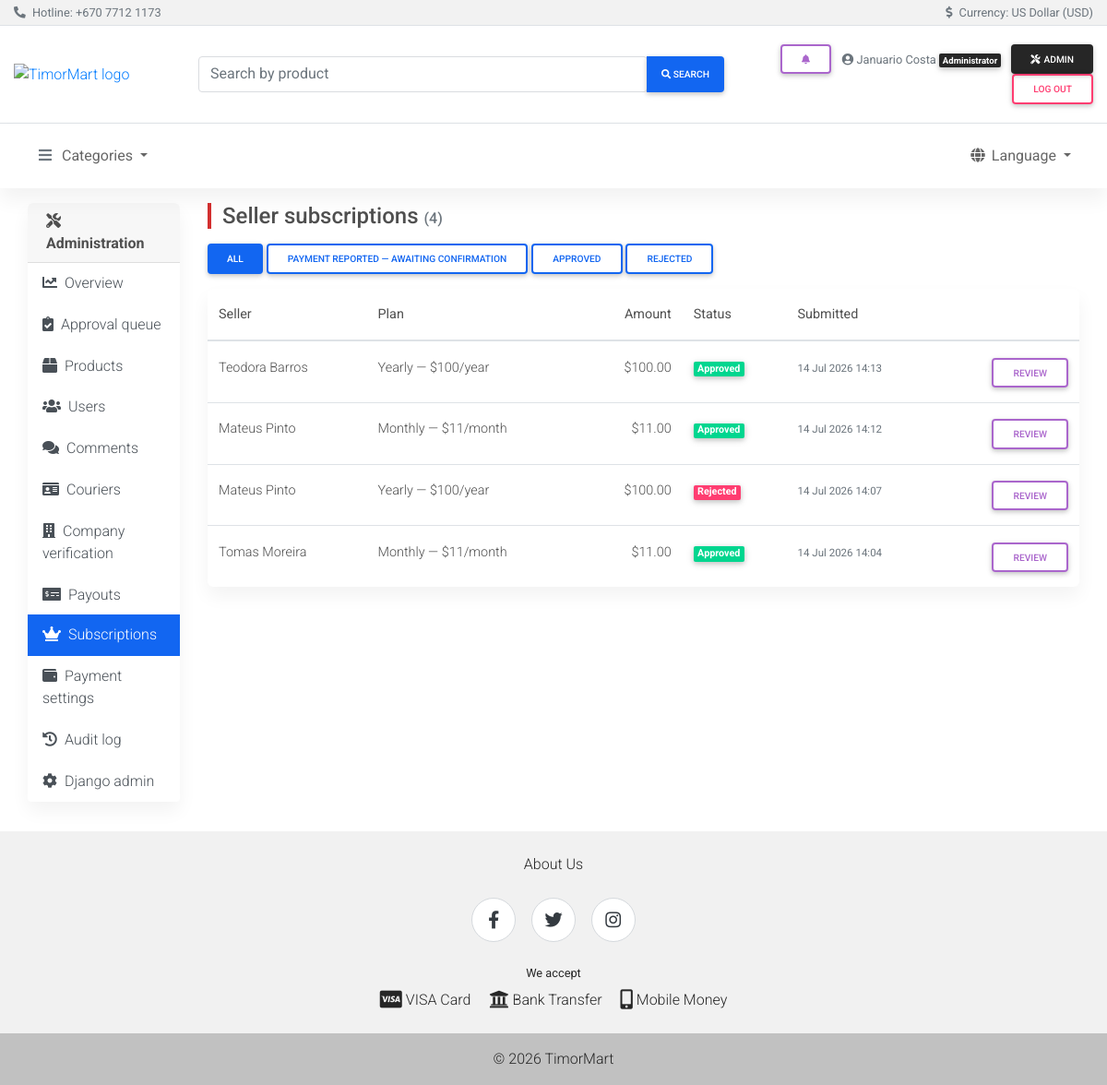
Page /dashboard/subscriptions/ (signed in) on the earlier database version.
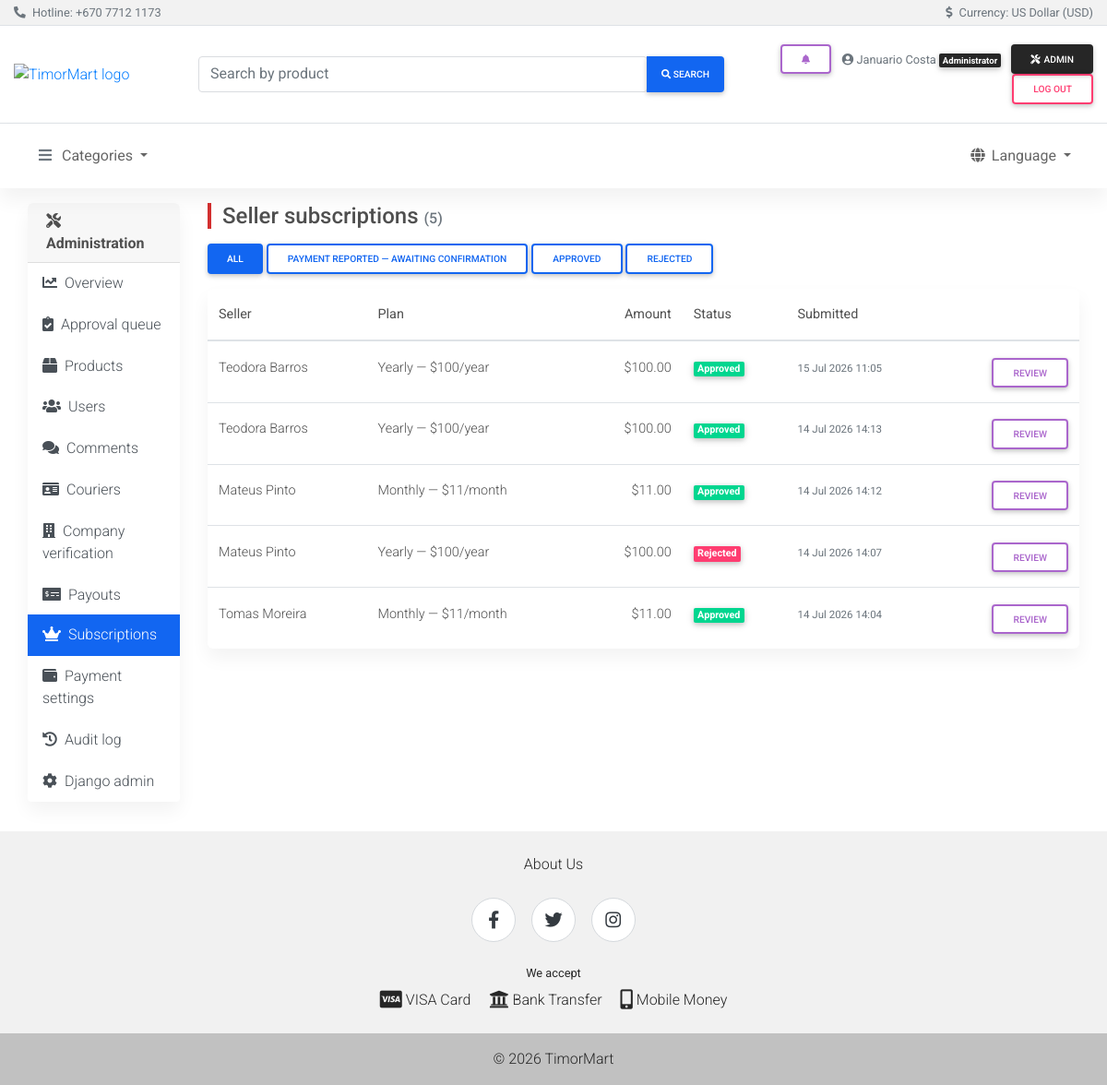
Same page on the later database version.
### olretail/subscription_models.py (models this page shows, shortened)
class SubscriptionRequest(models.Model):
    seller = models.ForeignKey('olretail.Seller', on_delete=models.CASCADE, related_name='subscription_requests')
    plan = models.CharField(
        max_length=10,
        choices=[(SubscriptionPlan.MONTHLY, SubscriptionPlan.MONTHLY.label),
                 (SubscriptionPlan.YEARLY, SubscriptionPlan.YEARLY.label)],
    )
    amount = models.DecimalField(max_digits=8, decimal_places=2)
    payment_reference = models.TextField(
        help_text=_("How/when you paid — e.g. bank transfer reference, mobile money confirmation.")
    )
    status = models.CharField(
        max_length=10, choices=SubscriptionRequestStatus.choices, default=SubscriptionRequestStatus.PENDING
    )
    admin_notes = models.TextField(blank=True)
    created_at = models.DateTimeField(auto_now_add=True)
    reviewed_at = models.DateTimeField(null=True, blank=True)
    reviewed_by = models.ForeignKey(
        settings.AUTH_USER_MODEL, on_delete=models.SET_NULL, null=True, blank=True, related_name='+'
    )
    class Meta:
        ordering = ['-created_at']

### olretail/models.py (models this page shows, shortened)
class Seller(models.Model):
    user = models.OneToOneField(User, on_delete=models.CASCADE)
    address = models.CharField(max_length=255)
    mobile = models.CharField(max_length=40)
    payment_instructions = models.TextField(
        blank=True,
        help_text=_(
            "Bank or mobile money details buyers use to pay you directly "
            "(e.g. bank name, account number, account holder name)."
        ),
    )
    seller_type = models.CharField(
        max_length=20, choices=SellerType.choices, default=SellerType.INDIVIDUAL,
    )
    company_name = models.CharField(max_length=200, blank=True)
    company_tin = models.CharField(max_length=50, blank=True, verbose_name="TIN")
    company_address = models.CharField(max_length=255, blank=True)
    company_bank_account = models.CharField(max_length=100, blank=True)
    business_document = models.ImageField(upload_to="seller_business_docs/", null=True, blank=True)
    verification_status = models.CharField(
        max_length=20, choices=SellerVerificationStatus.choices, default=SellerVerificationStatus.PENDING,
    )
    verification_note = models.TextField(blank=True)
    verified_at = models.DateTimeField(null=True, blank=True)
    verified_by = models.ForeignKey(
        User, on_delete=models.SET_NULL, null=True, blank=True, related_name="sellers_verified"
    )
    @property
    def get_name(self):
        if self.seller_type == SellerType.COMPANY and self.company_name:
            return self.company_name
        return self.user.get_full_name() or self.user.username

### dashboard/views.py (the view)
# urls.py: path("subscriptions/", views.subscriptions, name="subscriptions"),
@admin_required
def subscriptions(request):
    qs = SubscriptionRequest.objects.select_related("seller__user").order_by("-created_at")
    status = request.GET.get("status") or ""
    if status:
        qs = qs.filter(status=status)
    page_obj = Paginator(qs, PAGE_SIZE).get_page(request.GET.get("page"))
    return render(
        request,
        "dashboard/subscriptions.html",
        {
            "section": "subscriptions",
            "page_obj": page_obj,
            "status": status,
            "status_choices": SubscriptionRequestStatus.choices,
            "pending_count": SubscriptionRequest.objects.filter(
                status=SubscriptionRequestStatus.PENDING
            ).count(),
        },
    )

### accounts/roles.py (called while the page is built)
def is_buyer(user):
    if not user.is_authenticated or user.is_staff:
        return False
    return hasattr(user, "buyer") or user.groups.filter(name=BUYER_GROUP).exists()

def is_seller(user):
    if not user.is_authenticated or user.is_staff:
        return False
    return hasattr(user, "seller")

def is_courier(user):
    if not user.is_authenticated or user.is_staff:
        return False
    return hasattr(user, "courier")

### olretail/context_processors.py (called while the page is built)
def categories(request):
    return {"categories": Category.objects.all()}

def roles(request):
    from accounts.roles import is_buyer, is_courier, is_seller  # local import: avoid app-load cycle
    return {
        "is_buyer": is_buyer(request.user),
        "is_seller": is_seller(request.user),
        "is_courier": is_courier(request.user),
    }

def notifications(request):
    if not request.user.is_authenticated:
        return {"unread_notification_count": 0, "recent_notifications": []}
    qs = Notification.objects.filter(recipient=request.user).select_related("order")
    return {
        "unread_notification_count": qs.filter(is_read=False).count(),
        "recent_notifications": qs[:8],
    }

### dashboard/templates/dashboard/subscriptions.html (shortened to what this page needs)
{% extends 'dashboard/base.html' %}
{% block dash_content %}
<div class="d-flex flex-wrap justify-content-between align-items-center mb-3 page-header-bar">
  <h1 class="h4 mb-0">Seller subscriptions <small class="text-muted h6">({{ page_obj.paginator.count }})</small></h1>
</div>
<div class="mb-3">
  <a href="{% url 'dashboard:subscriptions' %}" class="btn btn-sm {% if not status %}btn-primary{% else %}btn-outline-primary{% endif %} m-0">All</a>
  {% for value, label in status_choices %}
  <a href="{% url 'dashboard:subscriptions' %}?status={{ value }}"
     class="btn btn-sm {% if status == value %}btn-primary{% else %}btn-outline-primary{% endif %} m-0">{{ label }}
     {% if value == 'pending' and pending_count %}({{ pending_count }}){% endif %}</a>
  {% endfor %}
</div>
<div class="card">
  <div class="table-responsive">
    <table class="table table-hover mb-0">
      <thead>
        <tr><th>Seller</th><th>Plan</th><th class="text-right">Amount</th><th>Status</th><th>Submitted</th><th></th></tr>
      </thead>
      <tbody>
        {% for r in page_obj.object_list %}
        <tr>
          <td>{{ r.seller.get_name }}</td>
          <td>{{ r.get_plan_display }}</td>
          <td class="text-right">${{ r.amount }}</td>
          <td>
            {% if r.status == 'pending' %}<span class="badge badge-warning">{{ r.get_status_display }}</span>
            {% elif r.status == 'approved' %}<span class="badge badge-success">{{ r.get_status_display }}</span>
            {% else %}<span class="badge badge-danger">{{ r.get_status_display }}</span>{% endif %}
          </td>
          <td><small class="text-muted">{{ r.created_at|date:"j M Y H:i" }}</small></td>
          <td class="text-right">
            <a href="{% url 'dashboard:subscription_detail' r.pk %}" class="btn btn-sm btn-outline-secondary my-0">Review</a>
          </td>
        </tr>
        {% empty %}
        <tr><td colspan="6" class="text-center text-muted py-4">No subscription requests yet.</td></tr>
        {% endfor %}
      </tbody>
    </table>
  </div>
</div>
{% endblock %}

Differences in the rows shown:
added SubscriptionRequest: seller.get_name "Teodora Barros", plan "Yearly — $100/year", amount "100.00", status "Approved", created_at "15 Jul 2026 11:05"
Other differences:
{{ page_obj.paginator.count }}: "4" → "5"
